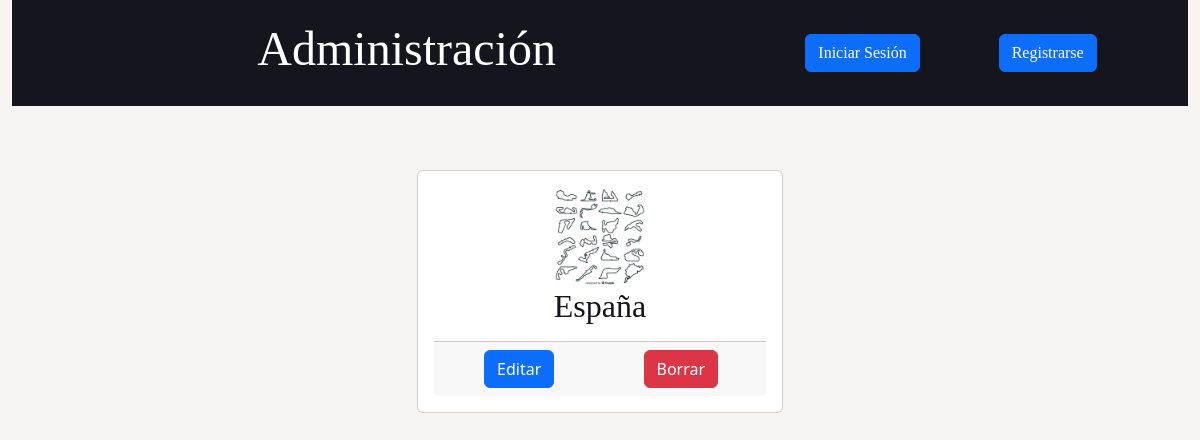
/inicio/admin/pais/detalle/1, run on the app's committed database.
### mundialitopx/models.py (models this page shows, shortened)
class Pais(models.Model):
    nombre = models.CharField(max_length=100)
    bandera = models.ImageField(upload_to='media/banderas/', null=True, blank=True)
    class Meta:
        verbose_name_plural = 'Paises'

### mundialitopx/views.py (the view)
# urls.py: path('inicio/admin/pais/detalle/<int:pk>', DetallesPais.as_view(), name='detalle_pais'),
class DetallesPais(DetailView):
    model = Pais
    template_name = "mundialitopx/admin/paises/detalle.html"

### mundialitopx/templates/mundialitopx/admin/paises/detalle.html
{% extends 'mundialitopx/base.html' %}
{% block content %}
<div class="row p-3">
        <div class="col-4 offset-4 pt-5">
            <div class="card text-center">
                <div class="card-body">
                    <div class="card-title">
                        <div class="row">
                            <div class="col-12"><img height="100px"  src="{{ pais.bandera.url}}" alt=""></div>
                            <div class="col-12"><h2>{{ pais.nombre }}</h2></div>
                        </div>
                    </div>
                    <div class="card-footer">
                        <div class="row">
                            <div class="col-6"><a class="btn btn-primary" href="{% url 'editar_pais' pais.pk %}">Editar</a></div>
                            <div class="col-6"><a class="btn btn-danger" href="{% url 'borrar_pais' pais.pk %}">Borrar</a></div>
                        </div>
                    </div>
                </div>
            </div>
        </div>
</div>
{% endblock %}

### mundialitopx/static/css/style.css (style rules this page uses)
body { background-color: #F7F4F1; }
h1 a, h2 a, h2 { color: #15151E; font-family: 'f1-bold'; }
a { text-decoration: none; }
a { font-family: 'f1-regular'; }

### data on the page
Pais: bandera (picture), nombre "España"
